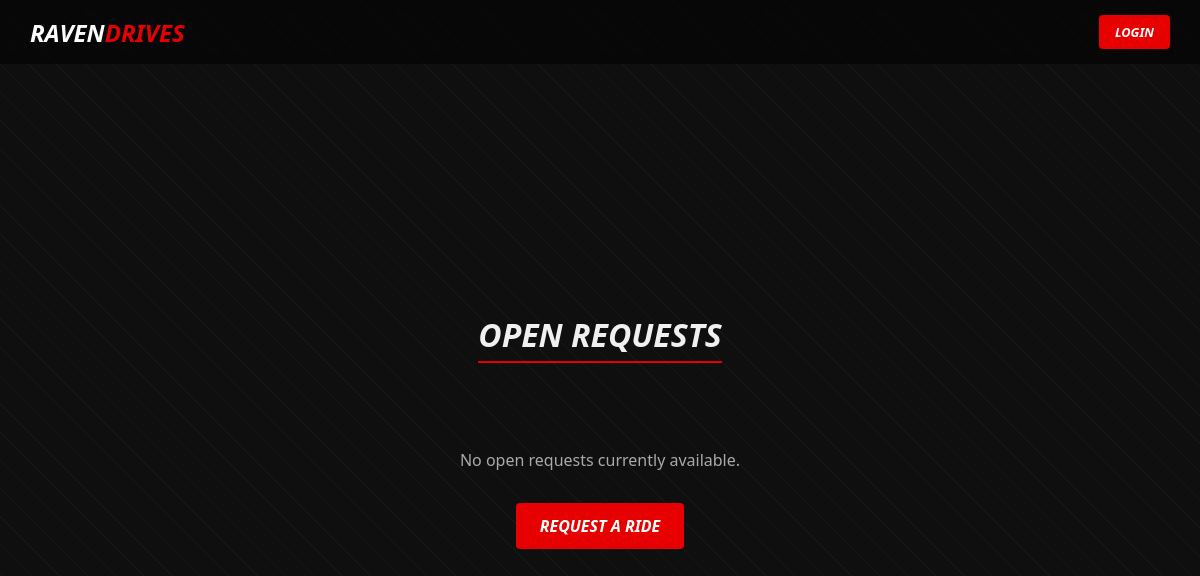
Page /view_requests on the earlier database version.
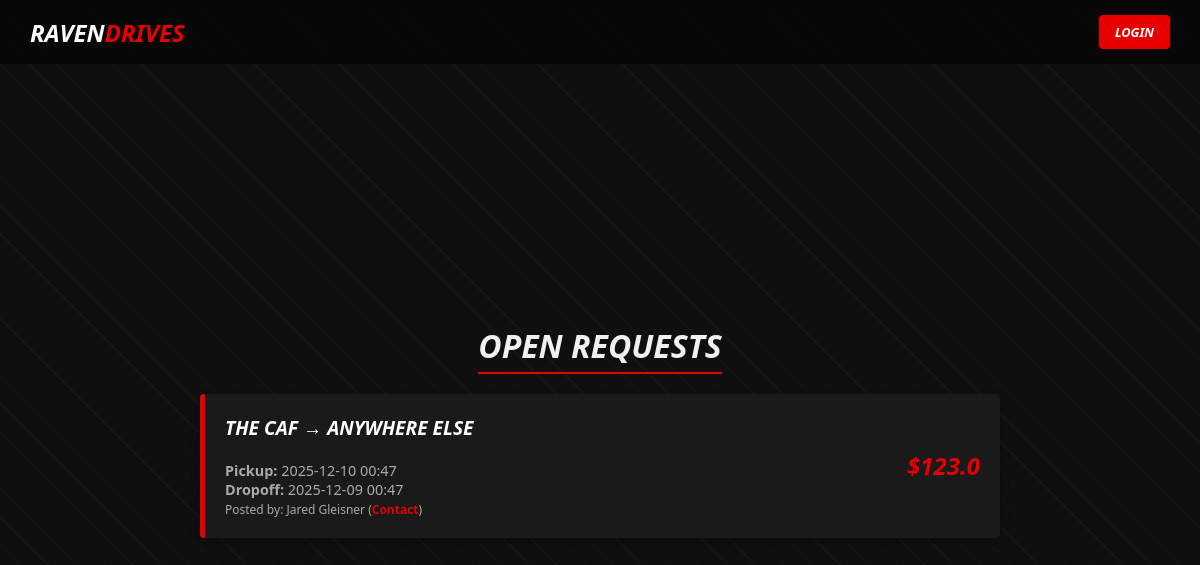
Same page on the later database version.
### tables this page shows
CREATE TABLE requests (
            id INTEGER PRIMARY KEY AUTOINCREMENT,
            pickup_location TEXT NOT NULL,
            dropoff_location TEXT NOT NULL,
            date TEXT,
            pickup_time TEXT NOT NULL,
            dropoff_time TEXT,
            price REAL NOT NULL,
            status TEXT DEFAULT 'open'
        , email TEXT, display_name TEXT);

### main.py (the view)
@app.route('/view_requests')
def view_requests():
    requests = helper.get_open_requests()
    return flask.render_template('view_requests.html', requests=requests)

### helper.py (called while the page is built)
def get_db_connection():
    conn = sqlite3.connect('database.db')
    conn.row_factory = sqlite3.Row
    return conn

def get_open_requests():
    conn = get_db_connection()
    requests = conn.execute('SELECT * FROM requests WHERE status = "open" ORDER BY pickup_time DESC').fetchall()
    conn.close()
    return requests

### main.py (called while the page is built)
@app.context_processor
def inject_user():
    return dict(user_display_name=session.get('user_display_name'))

### templates/view_requests.html (shortened to what this page needs)
{% extends "base.html" %}
{% block content %}
    <h1>Open Requests</h1>
    <div class="listing-container">
        {% for req in requests %}
        <div class="listing-card">
            <div class="listing-details">
                <h3>{{ req['pickup_location'] }} &rarr; {{ req['dropoff_location'] }}</h3>
                <div class="listing-meta">
                    <strong>Pickup:</strong> {{ req['pickup_time'].replace('T', ' ') }}<br>
                    {% if req['dropoff_time'] %}
                    <strong>Dropoff:</strong> {{ req['dropoff_time'].replace('T', ' ') }}
                    {% endif %}
                    {% if req['display_name'] %}
                    <br>
                    <small>Posted by: {{ req['display_name'] }} (<a href="mailto:{{ req['email'] }}">Contact</a>)</small>
                    {% endif %}
                </div>
            </div>
            <div class="listing-price">
                ${{ req['price'] }}
            </div>
        </div>
        {% else %}
        <div style="text-align: center; color: #aaa; margin-top: 50px;">
            <p>No open requests currently available.</p>
            <a href="{{ url_for('commision') }}" class="btn mt-4">Request a Ride</a>
        </div>
        {% endfor %}
    </div>
{% endblock %}

Differences in the rows shown:
added requests: pickup_location "THE CAF", dropoff_location "ANYWHERE ELSE", pickup_time.replace "2025-12-10 00:47", dropoff_time.replace "2025-12-09 00:47", display_name "Jared Gleisner", price "123.0"
Other differences:
text no longer shown: "No open requests currently available. REQUEST A RIDE"
